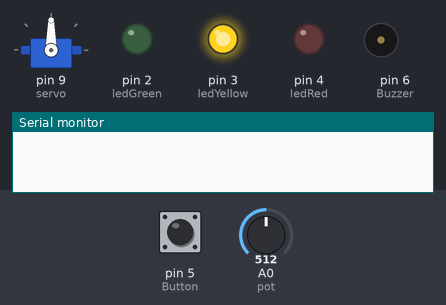
Recording of a sketch running on a simulated Arduino Uno, built with avr-gcc and run on an emulated ATmega328P. Parts: servo, output pins drawn as LEDs (lit = HIGH), buzzer (waves = sounding), the last lines printed to the serial monitor. The test bench sets the inputs (shaded band); at power-on: A0 (pot) = 512, pin 5 (Button) HIGH.

Above: at 1.2 s.
1.3 s: A0 (pot) set to 716
At 2.5 s:
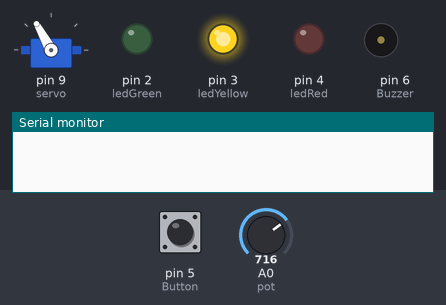
2.8 s: A0 (pot) set to 900
At 4.0 s:
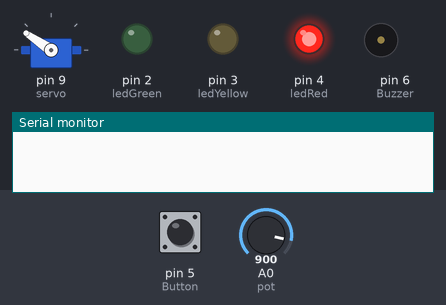
4.3 s: A0 (pot) set to 1023
At 5.5 s:
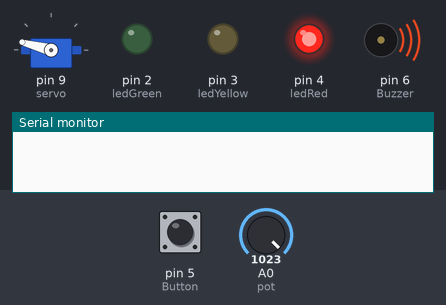
5.8 s: A0 (pot) set to 306
At 7.0 s:
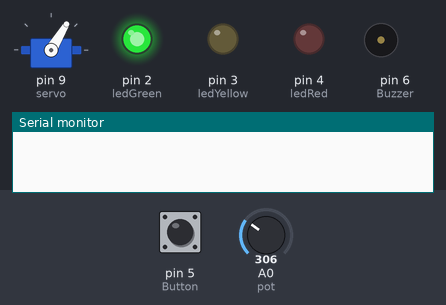
7.3 s: pin 5 (Button) pulled LOW for 0.15 s
At 8.6 s:
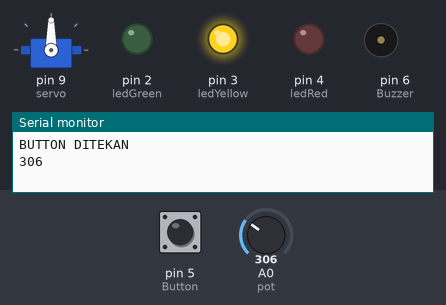
9.1 s: A0 (pot) set to 155
At 9.5 s:
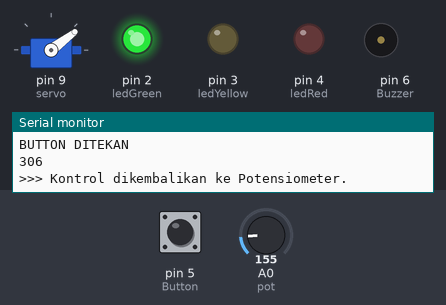
Timing chart, 0 to 11.6 s (numbered marks = the images above; inputs shaded):
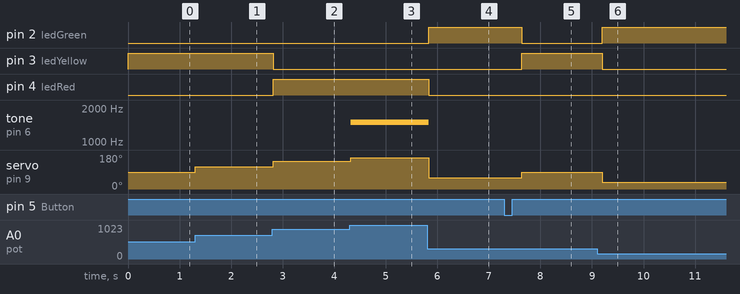

The sketch:

Tugas2.ino
```cpp
// C++ code
//
#define pot A0
#include <Servo.h>
#define servo 9
#define Button 5
#define Buzzer 6
#define ledRed 4
#define ledYellow 3
#define ledGreen 2


Servo servoku;
int Sudutservo = 90;
int lastButton = HIGH;
bool modeTengah = false;
int nilaipotTersimpan = 0;

void setup()
{
  Serial.begin(9600);
  servoku.attach(servo);
  servoku.write(90);

  pinMode(ledRed, OUTPUT);
  pinMode(ledYellow, OUTPUT);
  pinMode(ledGreen, OUTPUT);
  pinMode(Buzzer, OUTPUT);

  pinMode(Button, INPUT_PULLUP);
}

void loop() {
  int analog1 = analogRead(pot);
  int currentButton = digitalRead(Button);


  if(currentButton == LOW && lastButton == HIGH){
    modeTengah = true;
    nilaipotTersimpan = analog1;
    Serial.println("BUTTON DITEKAN");
    Serial.println(nilaipotTersimpan);
    delay(300);
  }
  lastButton = currentButton;


  if (modeTengah == true) {
    Sudutservo = 90;

    if (abs(analog1 - nilaipotTersimpan) > 50) {
      modeTengah = false;
      Serial.println(">>> Kontrol dikembalikan ke Potensiometer.");
    }

  } else {

    Sudutservo = map(analog1, 0, 1023, 15, 165);
    Sudutservo = constrain(Sudutservo, 15, 165);
  }


  servoku.write(Sudutservo);

  digitalWrite(ledGreen, LOW);
  digitalWrite(ledRed, LOW);
  digitalWrite(ledYellow, LOW);

  if(Sudutservo >= 15 && Sudutservo <= 60){
    digitalWrite(ledGreen, HIGH);
  } else if(Sudutservo >= 61 && Sudutservo <= 120){
    digitalWrite(ledYellow, HIGH);
  } else if(Sudutservo >= 121 && Sudutservo <= 165){
    digitalWrite(ledRed, HIGH);
  }


  if(Sudutservo == 15 || Sudutservo == 165){
    tone(Buzzer, 1500);
  } else {
    noTone(Buzzer);
  }

  delay(50);
}
```

Measured:
- after the input at 1.3 s, servo on pin 9 (servo): 90° → 119° at once
- after the input at 2.8 s, pin 3 (ledYellow): HIGH → LOW at once; pin 4 (ledRed): LOW → HIGH at once; servo on pin 9 (servo): 119° → 146° at once
- after the input at 4.3 s, tone on pin 6 (Buzzer): silent → 1500 Hz at once; servo on pin 9 (servo): 146° → 165° at once
- after the input at 5.8 s, pin 2 (ledGreen): LOW → HIGH at once; pin 4 (ledRed): HIGH → LOW at once; tone on pin 6 (Buzzer): 1500 Hz → silent at once; servo on pin 9 (servo): 165° → 59° at once
- after the input at 7.3 s, pin 2 (ledGreen): HIGH → LOW after 0.34 s; pin 3 (ledYellow): LOW → HIGH after 0.34 s; servo on pin 9 (servo): 59° → 90° after 0.34 s
- after the input at 9.1 s, pin 2 (ledGreen): LOW → HIGH after 0.10 s; pin 3 (ledYellow): HIGH → LOW after 0.10 s; servo on pin 9 (servo): 90° → 37° after 0.10 s
